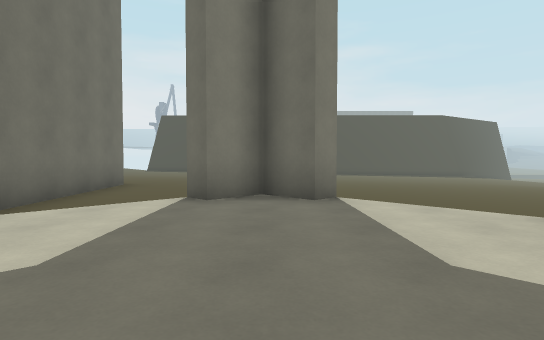
view 1 (above)

23 first-person views from a walk through a level from a Godot 3-D game. The camera is 1.2 m above the floor, tilts 2° down and sees 80° across. The floor is counted in squares, 2 m on a side. Each view is taken from the middle of a square. On the plan, view 1 faces up. The plan holds only what a view shows up to about 10 squares ahead; the rest is blank. The place goes on beyond the plan. Characters and animated objects are not drawn. Some surface patterns are stand-ins.

view 2
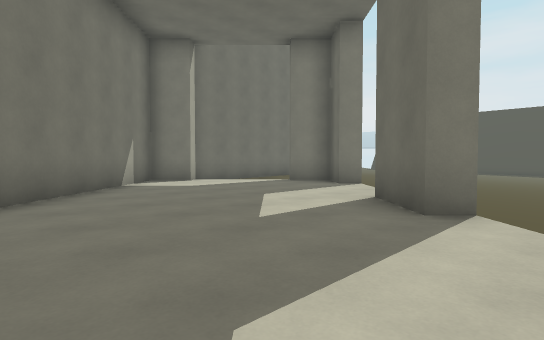

view 3
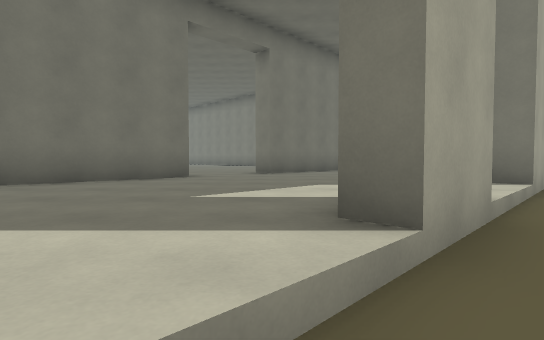

view 4
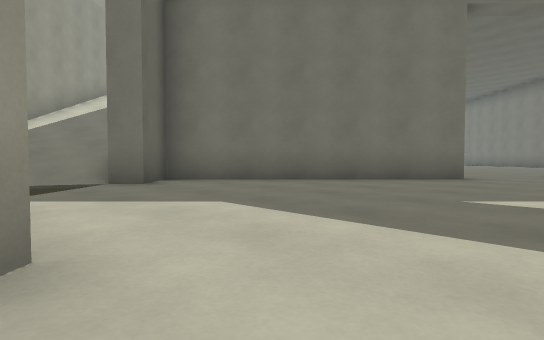

view 5
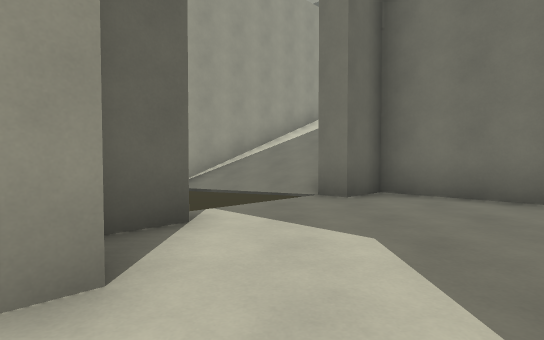

view 6
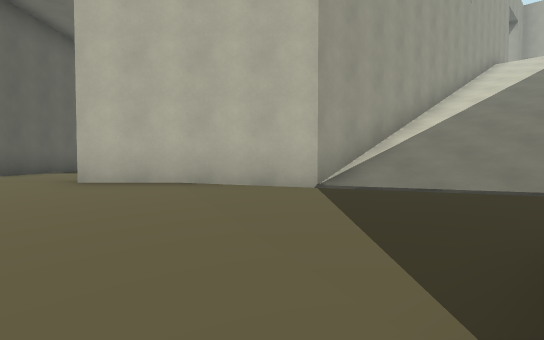

view 7
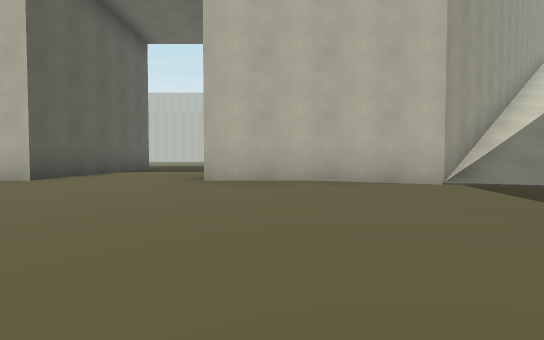

view 8
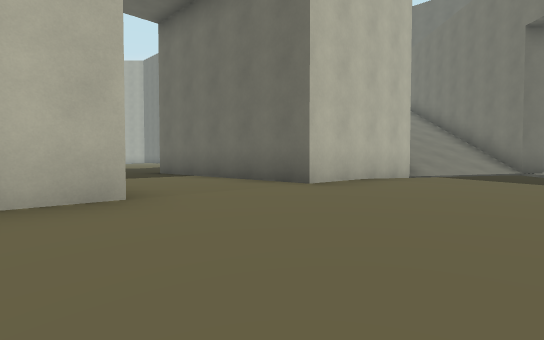

view 9
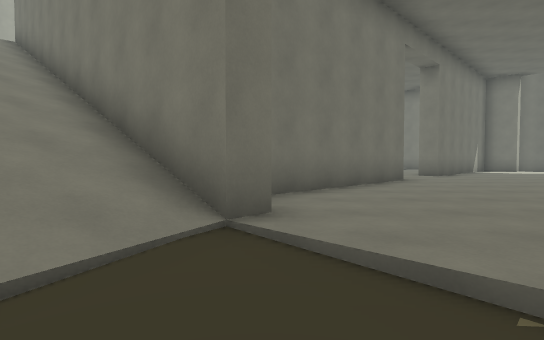

view 10
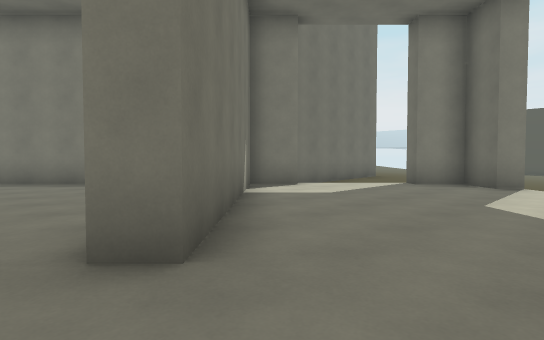

view 11
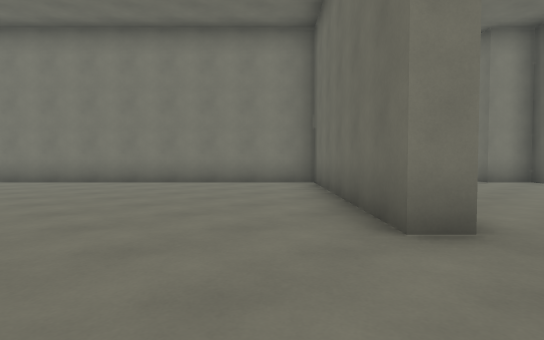

view 12
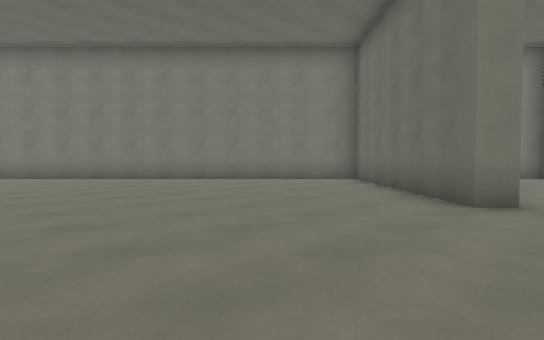

view 13
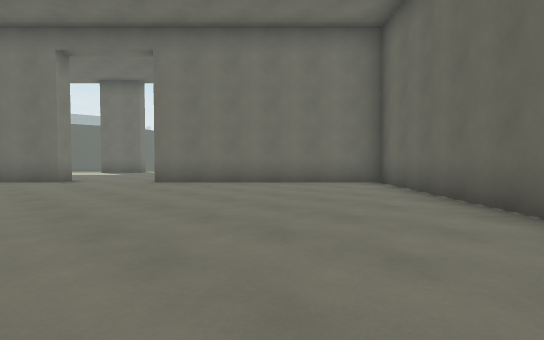

view 14
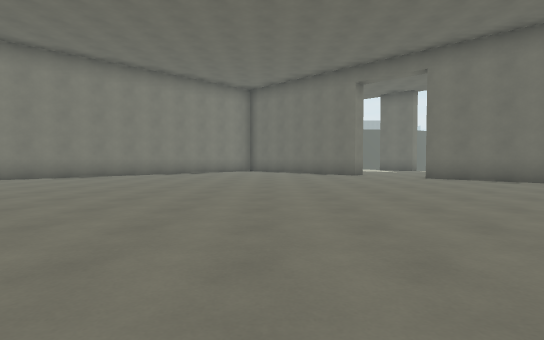

view 15
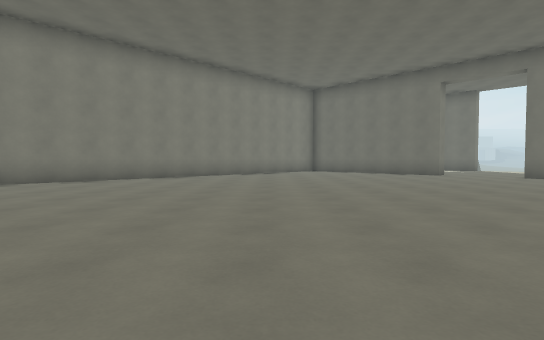

view 16
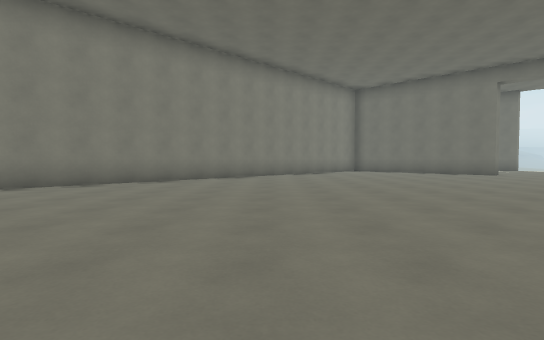

view 17
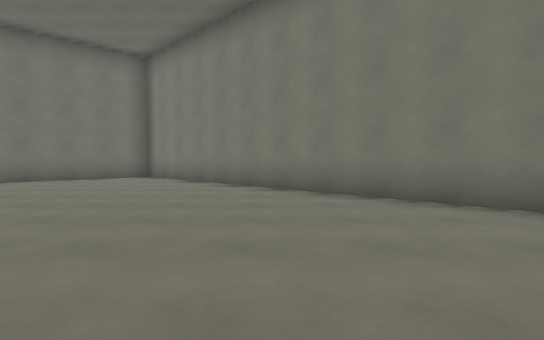

view 18
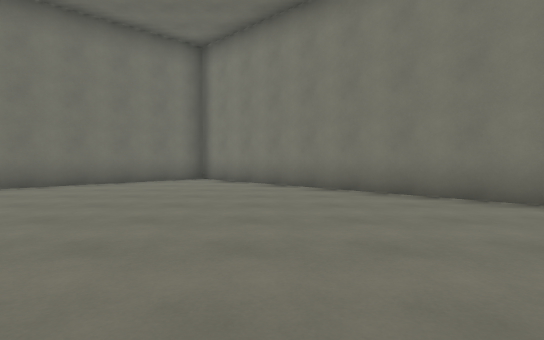

view 19
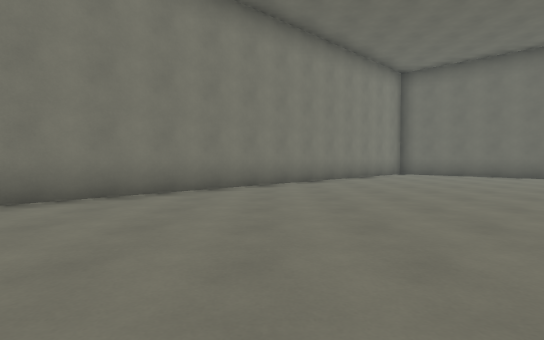

view 20
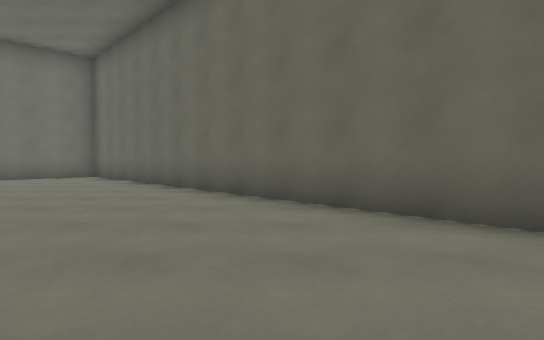

view 21
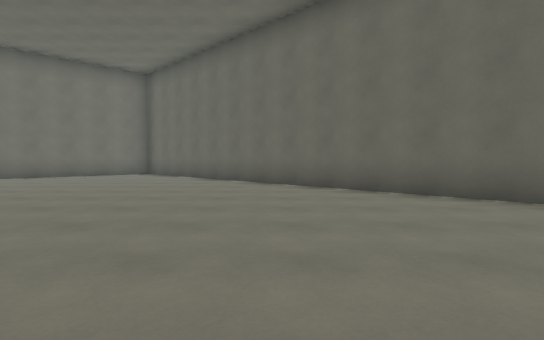

view 22
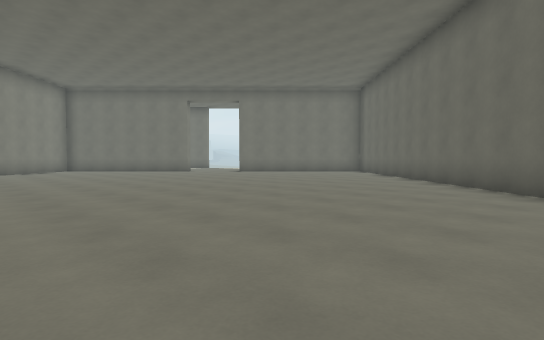

view 23
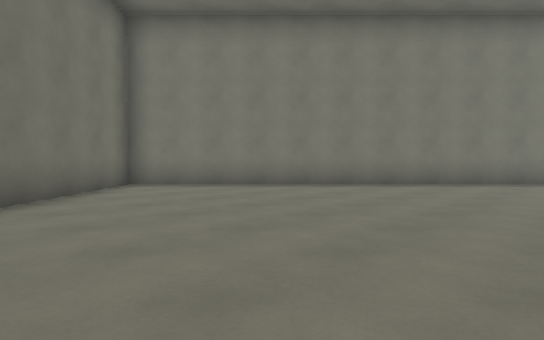

### Floor plan
Key: @ floor where view 1 was taken; # wall or solid block; . main floor; - floor 0.25 m lower than the main floor; _ floor 0.5 m lower than the main floor; < floor 0.75 m lower than the main floor; ( floor 1 m lower than the main floor; / step, stairs or slope.
Columns run from 19 left of view 1 to 18 right of it. Each row starts with its distance up from view 1.
 10                --    __<<<(
  9                --   ____<<<
  8                #--  _____<<
  7                #--   ____<
  6                #--###____
  5                #--#.#___
  4                #-/.../__
  3                ##.....##_
  2               ###......#_
  1              ##.##....../_
  0             ##...##@.....##
 -1            ##.....##......#_
 -2           ##.......#......./_
 -3          ##..................
 -4         ##...........##.....# _ _
 -5        ##.............##....#-____
 -6       ##...............##.../----___//
 -7      ##.................###//------///
 -8     ##..................##///....-//--
 -9    ##..................##////#####..##
-10   ##..................##////##   /..#
-11  ##..................##////##    /..#
-12 ##..................##////##     /..#
-13 #........ .........##////##      /..#
-14 ##.......  .......##////##       #..#
-15  ##......  .......#/
-16   ##.....  ....../

Positions as (right, up) in squares from view 1, and headings:
1: (0, 0), facing up
2: (5, -2), facing up-left
3: (9, -2), facing left
4: (9, -2), facing down-left
5: (8, -2), facing down
6: (11, -4), facing down
7: (13, -4), facing down
8: (18, -6), facing down-left
9: (10, -7), facing left
10: (2, -3), facing up-left
11: (1, -5), facing up-left
12: (1, -7), facing up-left
13: (-2, -12), facing up-right
14: (-3, -14), facing up
15: (-6, -14), facing up
16: (-8, -14), facing up
17: (-8, -9), facing left
18: (-9, -11), facing left
19: (-9, -11), facing up
20: (-5, -14), facing right
21: (-7, -13), facing right
22: (-8, -16), facing up-right
23: (-11, -16), facing up-left
